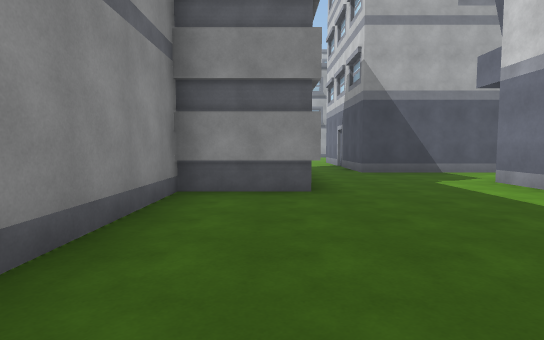
View 1 (above)

23 first-person views from a walk through a 3-D level made in the Unity game engine. The camera is 1.4 m above the floor, tilts 4° down and sees 80° across. The floor is counted in squares, 2 m on a side. Each view is taken from the middle of a square. On the plan, view 1 faces up. The plan holds only what a view shows up to about 10 squares ahead; the rest is blank. The place goes on beyond the plan.

View 2
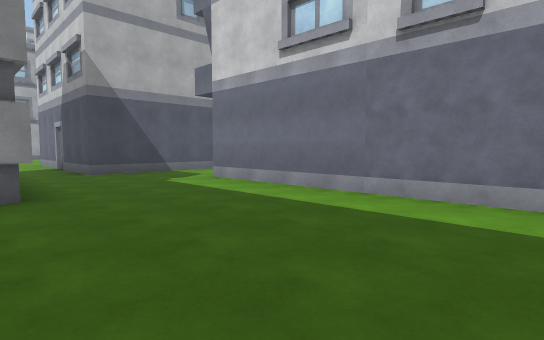

View 3
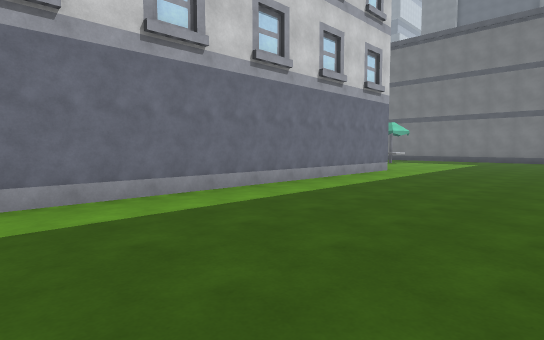

View 4
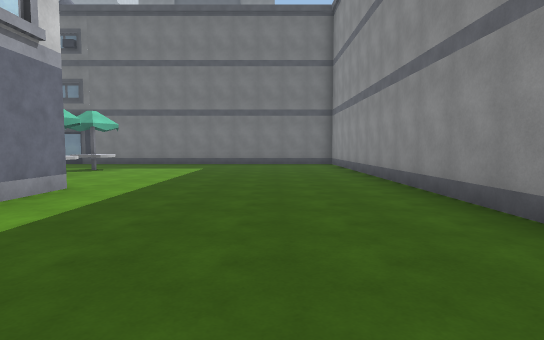

View 5
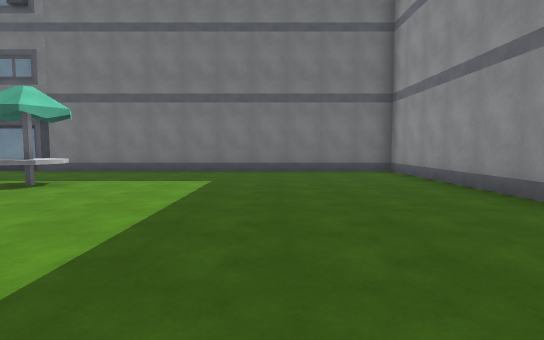

View 6
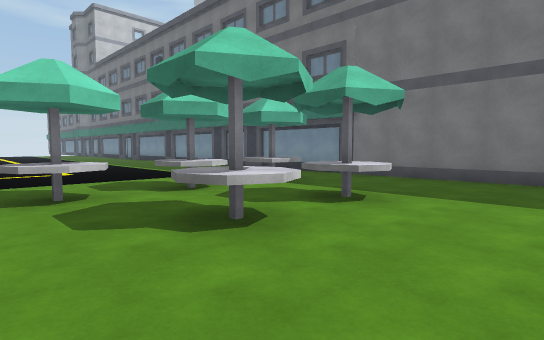

View 7
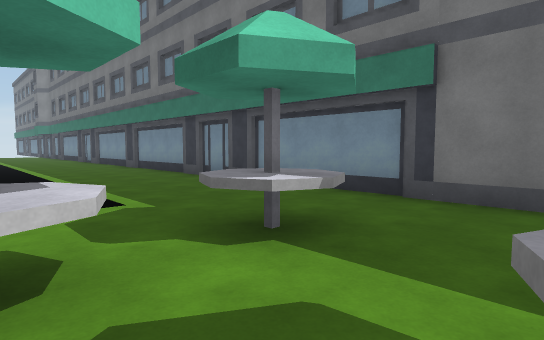

View 8
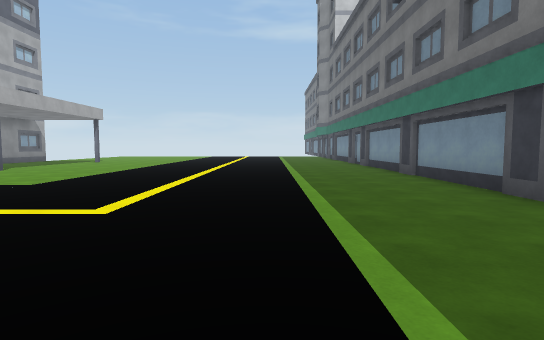

View 9
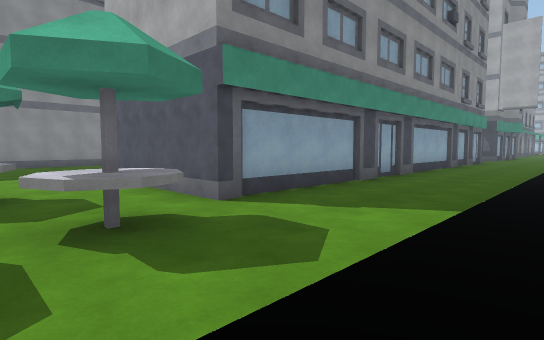

View 10
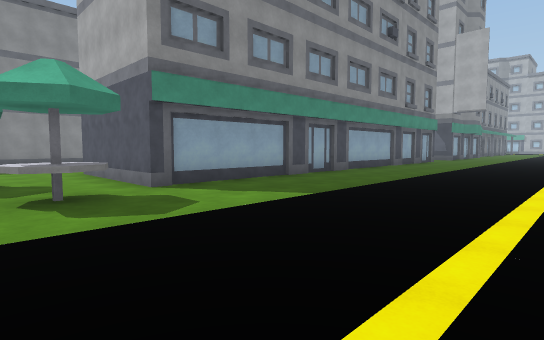

View 11
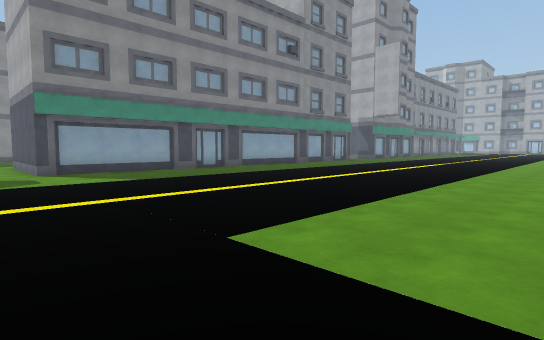

View 12
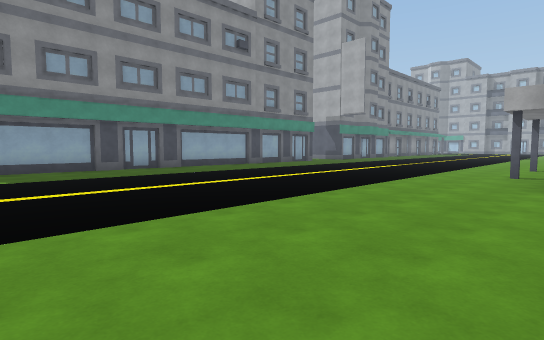

View 13
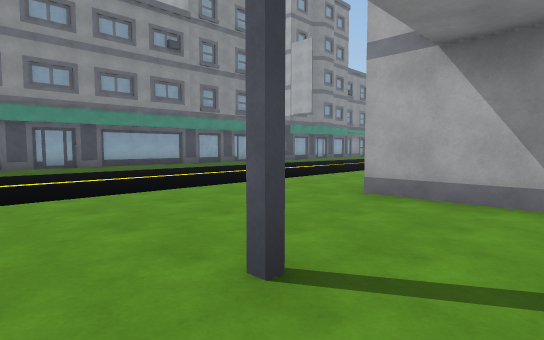

View 14
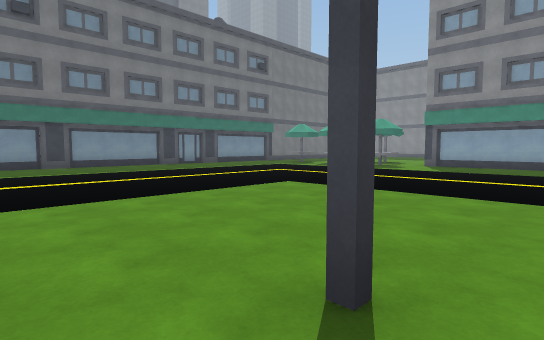

View 15
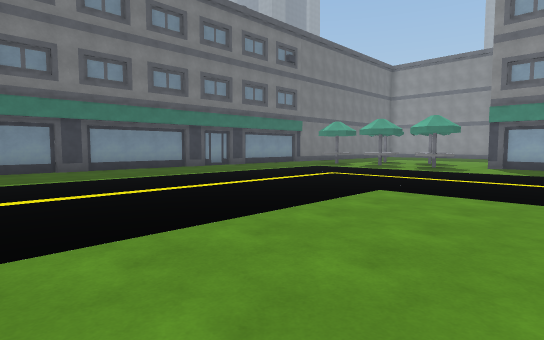

View 16
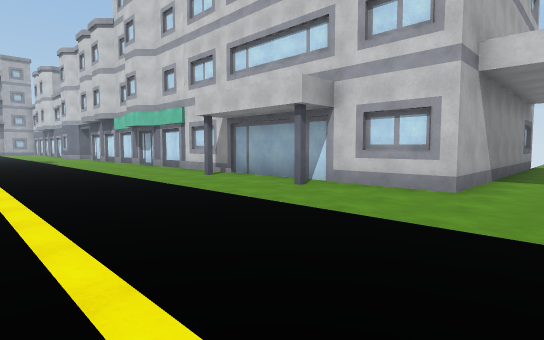

View 17
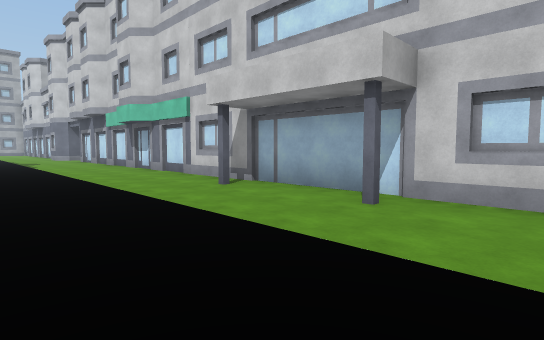

View 18
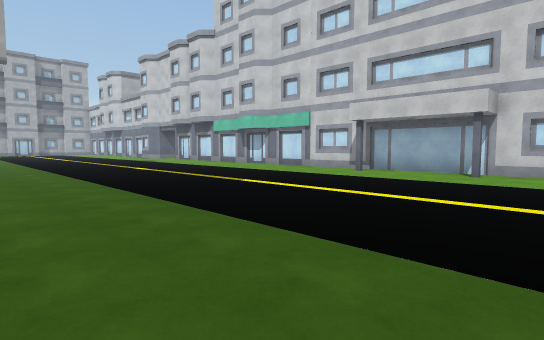

View 19
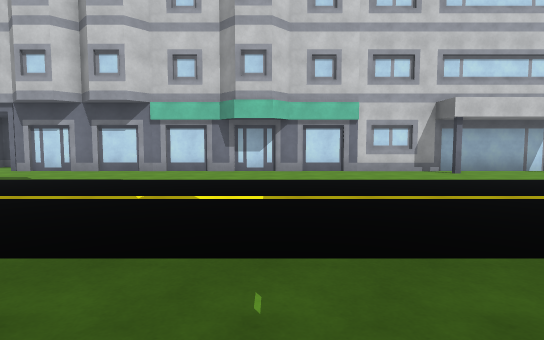

View 20
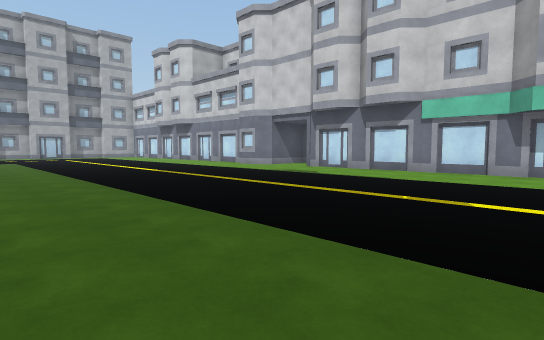

View 21
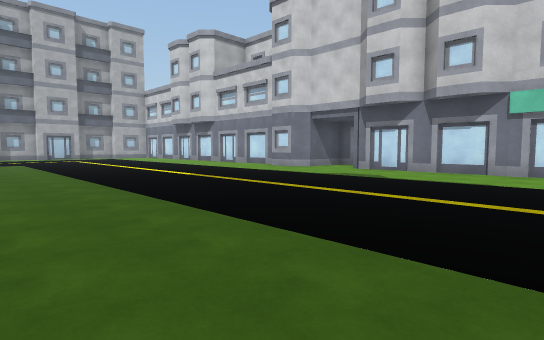

View 22
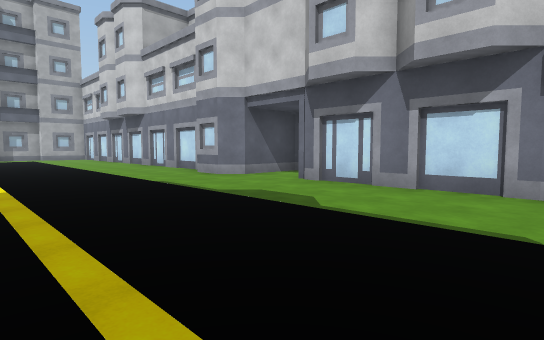

View 23
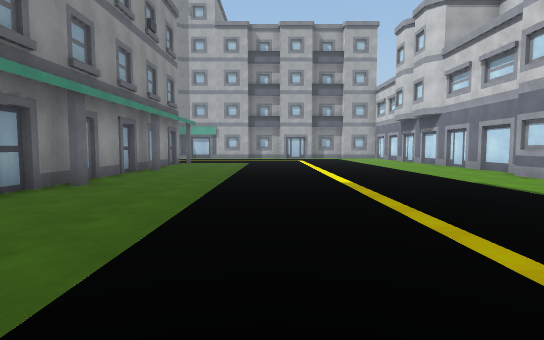

### Floor plan
Key: @ floor where view 1 was taken; # wall or solid block; . floor; B building; U umbrella.
Columns run from 2 left of view 1 to 21 right of it. Each row starts with its distance up from view 1.
 24             ..  ...
 23           B..........#
 22           #..........#
 21           #.........##
 20           #.........###B
 19           B............B
 18           #........... B
 17            ..........#
 16            ..........#
 15           B..........#
 14            ... ......#
 13            ..........#
 12     .#     ... ......#
 11    ..#     ..........#
 10    ..#     ..........#
  9    ..####   .........#
  8    ......   .........#
  7    .....    .........#
  6    ....#    .........#
  5 ###....#   .........B#
  4 #......#   ... ......#
  3 #......#  B... ......#
  2 #......#   .........B#
  1  ......#  #..........#
  0   @....#  #..........##B
 -1   .....#  #.............
 -2   .....#  #.............
 -3   .....#  #.............
 -4  ......#  #...........B.
 -5 #......#  #.............
 -6 #......# ##.............
 -7 #......###B.............
 -8 #.......................
 -9 #..........U...........
-10 #.......UU.............
-11 #..........U...........
-12 #.......UU.............
-13 #..........U...........
-14 #......................
-15 #............  ........
-16 ##########B#BB####BB##BB

Where each view was taken, in squares from view 1:
view 1: 0 up, 0 right, facing up
view 2: 0 up, 0 right, facing up-right
view 3: 2 up, 0 right, facing down-right
view 4: 2 down, 1 right, facing down
view 5: 6 down, 2 right, facing down
view 6: 8 down, 4 right, facing down-right
view 7: 11 down, 7 right, facing down-right
view 8: 12 down, 10 right, facing right
view 9: 10 down, 12 right, facing up-left
view 10: 10 down, 14 right, facing up-left
view 11: 9 down, 18 right, facing up-left
view 12: 7 down, 19 right, facing up-left
view 13: 5 down, 21 right, facing up-left
view 14: 3 down, 21 right, facing down-left
view 15: 5 down, 21 right, facing down-left
view 16: 2 down, 13 right, facing up-right
view 17: 0 up, 14 right, facing up-right
view 18: 0 up, 9 right, facing up-right
view 19: 10 up, 9 right, facing right
view 20: 10 up, 9 right, facing up-right
view 21: 12 up, 9 right, facing up-right
view 22: 13 up, 13 right, facing up-right
view 23: 13 up, 12 right, facing up
